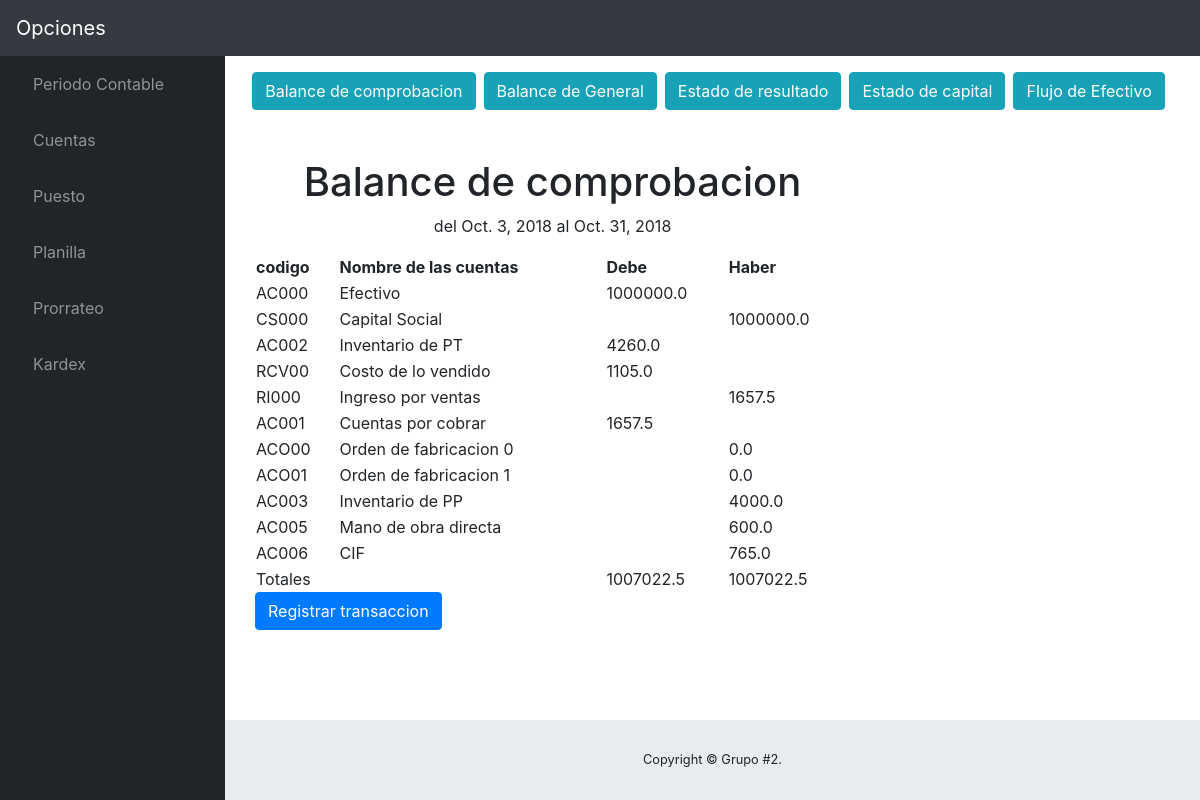
The page /2/estados/ on the database as committed earlier.
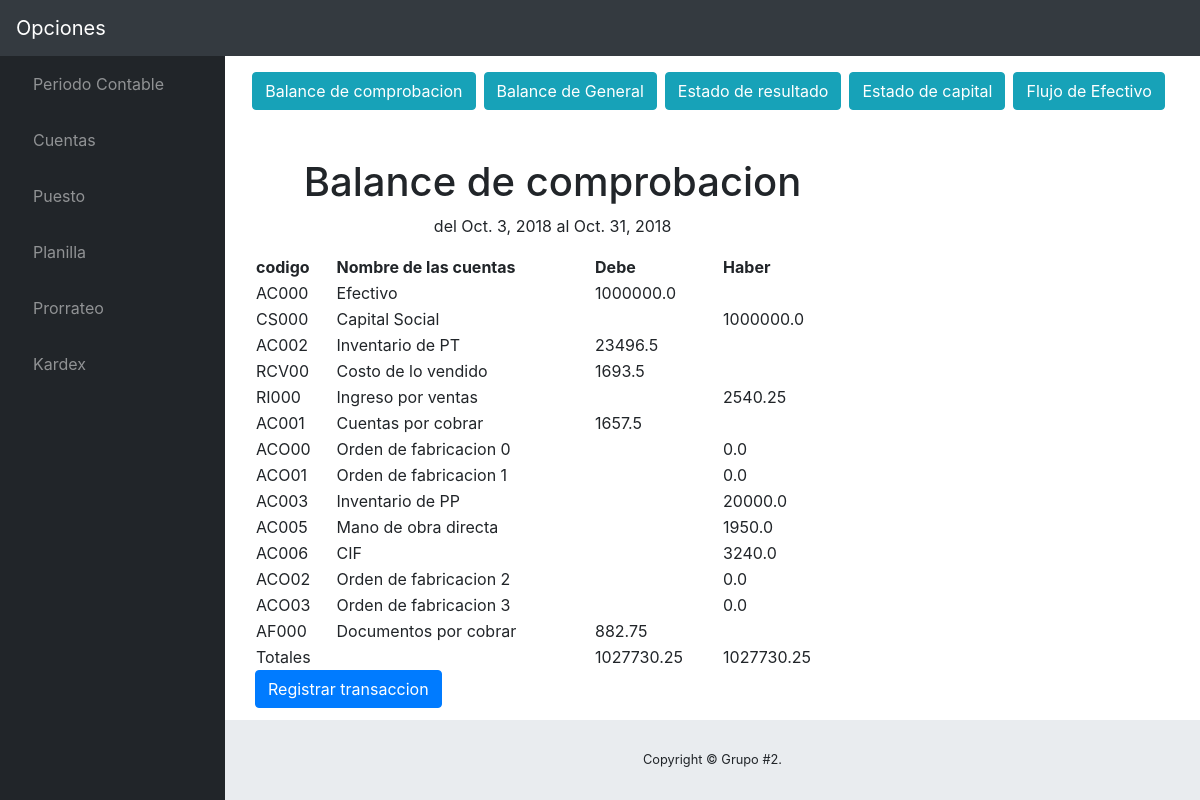
The same page on the database as committed later.
### contable/models.py (models this page shows, shortened)
class PeriodoContable(models.Model):
	fecha_inicio = models.DateField()
	fecha_final = models.DateField()
	usr_aperturo = models.CharField(max_length=20, blank=False)
	usr_cerro = models.CharField(max_length=20, blank=True)
	activo = models.BooleanField(default=True)

class LibroMayor(models.Model):
	cuenta = models.CharField(max_length=100)
	codCuenta=models.CharField(max_length=10)
	saldoDeudor = models.FloatField()
	saldoAcreedor = models.FloatField()
	estado = models.BooleanField(default=True)
	periodo = models.ForeignKey(PeriodoContable, on_delete=models.CASCADE)
	saldo =models.FloatField(default=0.00)
	class Meta:
		verbose_name='LibroMayor'
		verbose_name_plural='LibroMayor'

### contable/views.py (the view)
# urls.py: url(r'^(?P<periodo_id>[0-9]+)/estados/$',estados, name='estados'),#Mostrar los estados financieros
def estados (request,periodo_id):
	template=loader.get_template('Main/estados.html')
	periodo= get_object_or_404(PeriodoContable,pk=periodo_id)
	cuentasT = LibroMayor.objects.filter(periodo=periodo)
	debe =0
	haber =0
	for t in periodo.libromayor_set.all() :
		t.saldo=t.saldoDeudor - t.saldoAcreedor
		if t.saldo < 0 :
			t.saldo = t.saldo*(-1)
			haber += t.saldo
		else :
			debe +=t.saldo
		t.save()
	iniciarCuenta('UT')
	util =0
	libR = LibroMayor.objects.filter(periodo=periodo,codCuenta__contains ='R')
	for t in libR :
		util += t.saldoAcreedor-t.saldoDeudor
	activoC = LibroMayor.objects.filter(periodo=periodo,codCuenta__contains='AC')
	activoF = LibroMayor.objects.filter(periodo=periodo,codCuenta__contains='AF')
	activoD = LibroMayor.objects.filter(periodo=periodo,codCuenta__contains='AD')
	activoK = LibroMayor.objects.filter(periodo=periodo,codCuenta__contains='AK')
	pasivoC = LibroMayor.objects.filter(periodo=periodo,codCuenta__contains='PC')
	pasivoF = LibroMayor.objects.filter(periodo=periodo,codCuenta__contains='PF')
	pasivoD = LibroMayor.objects.filter(periodo=periodo,codCuenta__contains='PD')
	mensajeBC='No cuadra'
	if debe==haber:
		mensajeBC='Felicidades balance de comprobacion cuadra exitosamente'
	capitalS = LibroMayor.objects.filter(periodo=periodo,codCuenta__contains='CS')
	totalCapiS =0
	for t in capitalS :
		totalCapiS += t.saldoAcreedor-t.saldoDeudor
	capitalI = LibroMayor.objects.filter(periodo=periodo,codCuenta__contains='CI')
	totalCapiI =0
	for t in capitalI :
		totalCapiI += t.saldoAcreedor-t.saldoDeudor
	capitalD = LibroMayor.objects.filter(periodo=periodo,codCuenta__contains='CD')
	totalCapiD =0
	for t in capitalD :
		totalCapiD += t.saldoAcreedor-t.saldoDeudor
	capital = LibroMayor.objects.filter(periodo=periodo,codCuenta__contains='C0000')
	totalCapi=util+totalCapiS+totalCapiI+totalCapiD
	AC = LibroMayor.objects.filter(periodo=periodo,codCuenta__contains ='AC')
	AC1=0
	for t in AC :
		AC1 += t.saldoDeudor-t.saldoAcreedor
	AF = LibroMayor.objects.filter(periodo=periodo,codCuenta__contains ='AF')
	AF1=0
	for t in AF :
		AF1 += t.saldoDeudor-t.saldoAcreedor
	AD = LibroMayor.objects.filter(periodo=periodo,codCuenta__contains ='AD')
	AD1=0
	for t in AD :
		AD1 += t.saldoDeudor-t.saldoAcreedor
	AK = LibroMayor.objects.filter(periodo=periodo,codCuenta__contains ='AK')
	AK1=0
	for t in AK :
		AK1 += t.saldoDeudor-t.saldoAcreedor
	P = LibroMayor.objects.filter(periodo=periodo,codCuenta__contains ='P')
	P1=0
	for t in P :
		P1 += t.saldoAcreedor-t.saldoDeudor
	capitalTotal=-AC1-AF1-AK1-AD1+P1+totalCapi
	print(capitalTotal)
	cuentaActual = False
	cuentaAnterior = False
	saldosActivos = []
	saldosPasivos = []
	if int(periodo_id) >= 2:
		cuentaActual = LibroMayor.objects.filter(periodo=periodo_id,codCuenta__contains='A').exclude(codCuenta__contains='AK')
		periodo_anterior = int(periodo_id) - 1
		cuentaAnterior = LibroMayor.objects.filter(periodo=periodo_anterior,codCuenta__contains='A').exclude(codCuenta__contains='AK')
		for c in cuentaActual:
			for c_a in cuentaAnterior:
				if c.codCuenta == c_a.codCuenta:
					saldoActual = c.saldo - c_a.saldo
					saldo={}
					saldo['codigo']=c.cuenta
					saldo['saldoActual']=saldoActual
					saldo['tipo']='operacion'
					saldosActivos.append(saldo)
		cuentaActual = LibroMayor.objects.filter(Q(codCuenta__contains='AK') | Q(codCuenta__contains='PC0')).filter(periodo=periodo_id)
		cuentaAnterior = LibroMayor.objects.filter(Q(codCuenta__contains='AK') | Q(codCuenta__contains='PC0')).filter(periodo=periodo_anterior)
		for c in cuentaActual:
			for c_a in cuentaAnterior:
				if c.codCuenta == c_a.codCuenta:
					saldoActual = c.saldo - c_a.saldo
					saldo={}
					saldo['codigo']=c.codCuenta
					saldo['saldoActual']=saldoActual
					saldo['tipo']='operacion'
					saldosPasivos.append(saldo)
	context ={
		'util':util,
		'periodo':periodo,
		'libR':libR,
		'cuenta':cuentasT,
		'debe':debe,
		'haber':haber,
		'mensaje':mensajeBC,
		'activoC':activoC,
		'activoF':activoF,
		'activoD':activoD,
		'activoK':activoK,
		'pasivoC':pasivoC,
		'pasivoF':pasivoF,
		'pasivoD':pasivoD,
		'capitalS':capitalS,
		'capitalI':capitalI,
		'capitalD':capitalD,
		'capital':capital,
		'totalCapi':totalCapi,
		'capitalTotal':capitalTotal,
		'cuentas': cuentaActual,
		'cuentas_ant': cuentaAnterior,
		'periodo_id': int(periodo_id),
		'variacionActivos': saldosActivos,
		'variacionPasivos': saldosPasivos,
	}
	return HttpResponse(template.render(context,request ))

### contable/inicializar.py (called while the page is built)
def iniciarCuenta(codigo):
	cuentas = Cuenta.objects.filter(codigo_cuenta__contains=codigo)
	pe = PeriodoContable.objects.all()
	p=len(pe)
	for cuenta in cuentas :
		try:
			libro = LibroMayor.objects.get(cuenta=cuenta.nom_cuenta)
		except (KeyError, LibroMayor.DoesNotExist):
			libro1 = LibroMayor()
			concepto = 'inicio'
			periodo = PeriodoContable.objects.get(id=p)
			libro1.periodo=periodo
			libro1.cuenta=cuenta.nom_cuenta
			libro1.codCuenta=cuenta.codigo_cuenta
			libro1.saldoDeudor=0
			libro1.saldoAcreedor=0
			libro1.estado=True
			libro1.save()
			diario =Diario()
			diario.mayor= libro1
			diario.codCuenta = cuenta.codigo_cuenta
			diario.descripcion='inicializacion'
			diario.fecha=date.today()
			diario.concepto=concepto
			diario.haber=0
			diario.debe=0
			libro1.saldoAcreedor = 0
			libro1.save()
			diario.save()

### contable/templates/Main/estados.html (shortened to what this page needs)
{% extends "Base/base.html" %}
{% block Contenido %}
<section class="container">
    <div class="row justify-content-center">
        <button class="btn btn-info mr-2" id="btn1" onclick="mostrar('bc')">Balance de comprobacion</button>
        <button class="btn btn-info mr-2" id="btn2" onclick="mostrar('bg')">Balance de General</button>
        <button class="btn btn-info mr-2" id="btn3" onclick="mostrar('er')">Estado de resultado</button>
        <button class="btn btn-info mr-2" id="btn4" onclick="mostrar('ec')">Estado de capital</button>
        <button class="btn btn-info mr-2" id="btn5" onclick="mostrar('flujoEfectivo')">Flujo de Efectivo</button>
    </div><br><br>
    <div class="tabla-0 row" style="width:90%;" id="bc">
        <div class="col-sm-12">
            <table class="tabla-1" style="width:75%;">
                <thead class="titulo-0 text-center"><h1 class="col-sm-9 text-center">Balance de comprobacion</h1>
                    <p class="col-sm-9 text-center">del {{periodo.fecha_inicio}} al {{periodo.fecha_final}}</p>
                </thead>
                <tr id="BC">
                    <th id="BC">codigo</th>
                    <th id="BC">Nombre de las cuentas</th>
                    <th id="BC">Debe</th>
                    <th id="BC">Haber</th>
                </tr>
                {% for libro in periodo.libromayor_set.all %}
                    {% if libro.cuenta == "Utilidad Neta" %}
                    {% else %}
                    <tr>
                        <td id="BC"> {{libro.codCuenta}} </td>
                        <td id="BC"> {{libro.cuenta}} </td>
                        {% if libro.saldoDeudor > libro.saldoAcreedor %}
                        <td id="BC"> {{libro.saldo}} </td>
                        <td id="BC"></td>
                        {% else %}
                        <td id="BC"></td>
                        <td id="BC"> {{libro.saldo}} </td>
                        {% endif %}
                    </tr>
                    {% endif %}
                {% endfor %}
                <tr>
                    <td colspan="2">Totales</td>
                    <td> {{debe}} </td>
                    <td> {{haber}} </td>
                </tr>
            </table>
        </div>
    </div>
    <a href="{% url 'contable:reg_transaccion' periodo.id %}" class="btn btn-primary">Registrar transaccion</a>
</section>
{% endblock Contenido %}

### contable/templates/Base/base.html (shortened to what this page needs)
{% load staticfiles %}
<!DOCTYPE html>
<html lang="en">
<head>
    <link href="{% static 'vendor/bootstrap/css/bootstrap.min.css' %}" rel="stylesheet">
    <link href="{% static 'vendor/fontawesome-free/css/all.min.css' %}" rel="stylesheet" type="text/css">
    <link href="{% static 'vendor/datatables/dataTables.bootstrap4.css' %}" rel="stylesheet">
    <link href="{% static 'vendor/select2/dist/css/select2.min.css' %}" rel="stylesheet" />
    <link href="{% static 'css/sb-admin.css' %}" rel="stylesheet">
</head>
<body id="page-top">
    <nav class="navbar navbar-expand navbar-dark bg-dark static-top">
        <a class="navbar-brand mr-1" href="index.html">Opciones</a>
        <button class="btn btn-link btn-sm text-white order-1 order-sm-0" id="sidebarToggle" href="#">
            <i class="fas fa-bars"></i>
        </button>
        <ul class="nav navbar-nav ml-auto">
            <li class="nav-item dropdown no-arrow">
                <a class="nav-link dropdown-toggle" href="#" id="userDropdown" role="button" data-toggle="dropdown" aria-haspopup="true" aria-expanded="false">
            <i class="fas fa-user-circle fa-fw"></i>
          </a>
            </li>
        </ul>
    </nav>
    <div id="wrapper">
        <ul class="sidebar navbar-nav">
        	<li class="nav-item">
                <a class="nav-link" href="/nuevoPeriodo">
            <i class="fas fa-calendar-alt"></i>
            <span>Periodo Contable</span></a>
            </li>
            <li class="nav-item">
                <a class="nav-link" href="/ingresarCuenta">
            <i class="fas fa-sort-numeric-up"></i>
            <span>Cuentas</span></a>
            </li>
            <li class="nav-item dropdown">
                <a class="nav-link dropdown-toggle" href="#" id="pagesDropdown" role="button" data-toggle="dropdown" aria-haspopup="true" aria-expanded="false">
            <i class="fas fa-user-md"></i>
            <span>Puesto</span>
          </a>
            </li>
            <li class="nav-item dropdown">
                <a class="nav-link dropdown-toggle" href="#" id="pagesDropdown" role="button" data-toggle="dropdown" aria-haspopup="true" aria-expanded="false">
            <i class="fas fa-book-open"></i>
            <span>Planilla</span>
          </a>
            </li>
            <li class="nav-item">
                <a class="nav-link" href="/prorrateo">
            <i class="fas fa-book"></i>
            <span>Prorrateo</span></a>
            </li>
            <li class="nav-item dropdown">
                <a class="nav-link dropdown-toggle" href="#" id="pagesDropdown" role="button" data-toggle="dropdown" aria-haspopup="true" aria-expanded="false">
            <i class="fab fa-kickstarter-k"></i>
            <span>Kardex</span>
            </a>
            </li>
        </ul>
        <div id="content-wrapper">
            <div class="container">
                {% block Contenido %}
                {% endblock Contenido %}
            </div>
            <footer class="sticky-footer">
                <div class="container my-auto">
                    <div class="copyright text-center my-auto">
                        <span>Copyright © Grupo #2.</span>
                    </div>
                </div>
            </footer>
        </div>
    </div>
</body>
</html>

### contable/static/css/sb-admin.css (style rules this page uses)
html { position: relative; min-height: 100%; }
body { height: 100%; }
#wrapper { display: -webkit-box; display: -ms-flexbox; display: flex; }
#wrapper #content-wrapper { overflow-x: hidden; width: 100%; padding-top: 1rem; padding-bottom: 80px; }
.navbar-nav .nav-item.dropdown .dropdown-toggle::after { width: 1rem; text-align: center; float: right; vertical-align: 0; border: 0; font-weight: 900; content: '\f105'; font-family: 'Font Awesome 5 Free'; }
.navbar-nav .nav-item.dropdown.no-arrow .dropdown-toggle::after { display: none; }
.sidebar { width: 90px !important; background-color: #212529; min-height: calc(100vh - 56px); }
.sidebar .nav-item:last-child { margin-bottom: 1rem; }
.sidebar .nav-item .nav-link { text-align: center; padding: 0.75rem 1rem; width: 90px; }
.sidebar .nav-item .nav-link span { font-size: 0.65rem; display: block; }
.sidebar .nav-item.dropdown .dropdown-toggle::after { display: none; }
.sidebar .nav-item .nav-link { color: rgba(255, 255, 255, 0.5); }
@media (min-width: 768px) { .sidebar { width: 225px !important; } }
@media (min-width: 768px) { .sidebar .nav-item .nav-link { display: block; width: 100%; text-align: left; padding: 1rem; width: 225px; } }
@media (min-width: 768px) { .sidebar .nav-item .nav-link span { font-size: 1rem; display: inline; } }
@media (min-width: 768px) { .sidebar .nav-item.dropdown .dropdown-toggle::after { display: block; } }
:root { --input-padding-x: 0.75rem; --input-padding-y: 0.75rem; }
footer.sticky-footer { display: -webkit-box; display: -ms-flexbox; display: flex; position: absolute; right: 0; bottom: 0; width: calc(100% - 90px); height: 80px; background-color: #e9ecef; }
footer.sticky-footer .copyright { line-height: 1; font-size: 0.8rem; }
@media (min-width: 768px) { footer.sticky-footer { width: calc(100% - 225px); } }

Rows that differ between the two databases and show on the page:
changed LibroMayor "AC002": saldo "4260.0" → "23496.5"
changed LibroMayor "RCV00": saldo "1105.0" → "1693.5"
changed LibroMayor "RI000": saldo "1657.5" → "2540.25"
changed LibroMayor "AC003": saldo "4000.0" → "20000.0"
changed LibroMayor "AC005": saldo "600.0" → "1950.0"
changed LibroMayor "AC006": saldo "765.0" → "3240.0"
added LibroMayor: codCuenta "ACO02", cuenta "Orden de fabricacion 2", saldo "0.0"
added LibroMayor: codCuenta "ACO03", cuenta "Orden de fabricacion 3", saldo "0.0"
added LibroMayor: codCuenta "AF000", cuenta "Documentos por cobrar", saldo "882.75"
Other text that changed with them:
{{ debe }}: "1007022.5" → "1027730.25"
{{ haber }}: "1007022.5" → "1027730.25"
